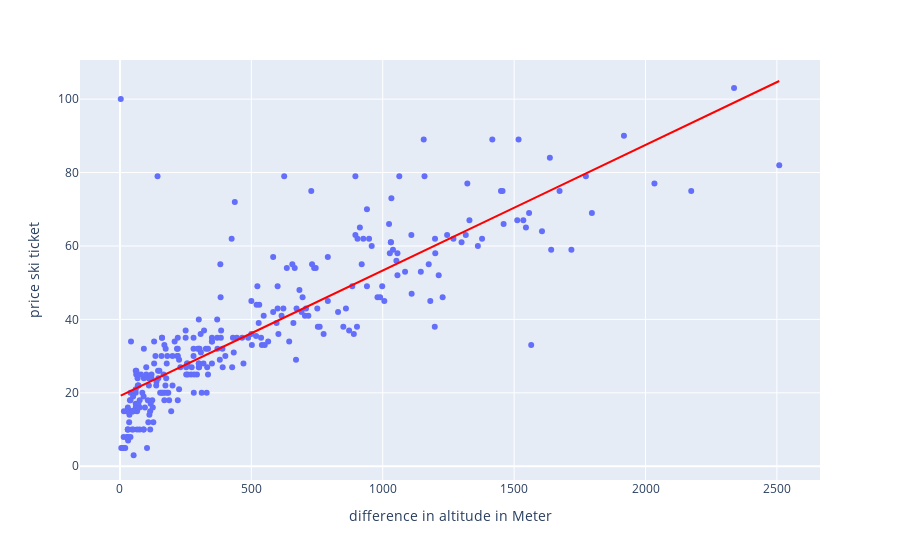

Notebook cell for this chart:
### Markdown cell above
OLS - Ordinary Least Square

### Code cell
fig_scatter_price = px.scatter(df_price, 
                               x='altitude_difference', 
                               y='price',
                               hover_data=['ski_resort_name','altitude_difference'],
                               labels={'price':'price ski ticket', 'altitude_difference': 'difference in altitude in Meter'},
                               trendline='ols',
                               trendline_color_override="red"
                              )

fig_scatter_price.update_layout(showlegend = False)

fig_scatter_price.show()

### Figure 1 — Plotly figure (JSON) as saved in the notebook; plotly's stock layout.template omitted (floating-point values rounded to 4 significant figures; data arrays with more than 128 entries replaced by an {"elided": "..."} marker saying what was removed)
{"data": [{"customdata": {"elided": "294x1 str values"}, "hovertemplate": "difference in altitude in Meter=%{x}<br>price ski ticket=%{y}<br>ski_resort_name=%{customdata[0]}<extra></extra>", "legendgroup": "", "marker": {"color": "#636efa", "symbol": "circle"}, "mode": "markers", "name": "", "orientation": "v", "showlegend": false, "type": "scatter", "x": {"elided": "294 int values"}, "xaxis": "x", "y": {"elided": "294 float values"}, "yaxis": "y"}, {"hovertemplate": "<b>OLS trendline</b><br>price = 0.0341977 * altitude_difference + 19.1298<br>R<sup>2</sup>=0.705823<br><br>difference in altitude in Meter=%{x}<br>price ski ticket=%{y} <b>(trend)</b><extra></extra>", "legendgroup": "", "line": {"color": "red"}, "marker": {"color": "#636efa", "symbol": "circle"}, "mode": "lines", "name": "", "showlegend": false, "type": "scatter", "x": {"elided": "294 int values"}, "xaxis": "x", "y": {"elided": "294 float values"}, "yaxis": "y"}], "layout": {"autosize": true, "legend": {"tracegroupgap": 0}, "margin": {"t": 60}, "showlegend": false, "xaxis": {"anchor": "y", "autorange": true, "domain": [0, 1], "range": [-146.4, 2658.0], "title": {"text": "difference in altitude in Meter"}, "type": "linear"}, "yaxis": {"anchor": "x", "autorange": true, "domain": [0, 1], "range": [-4.743, 110.7], "title": {"text": "price ski ticket"}, "type": "linear"}}}
